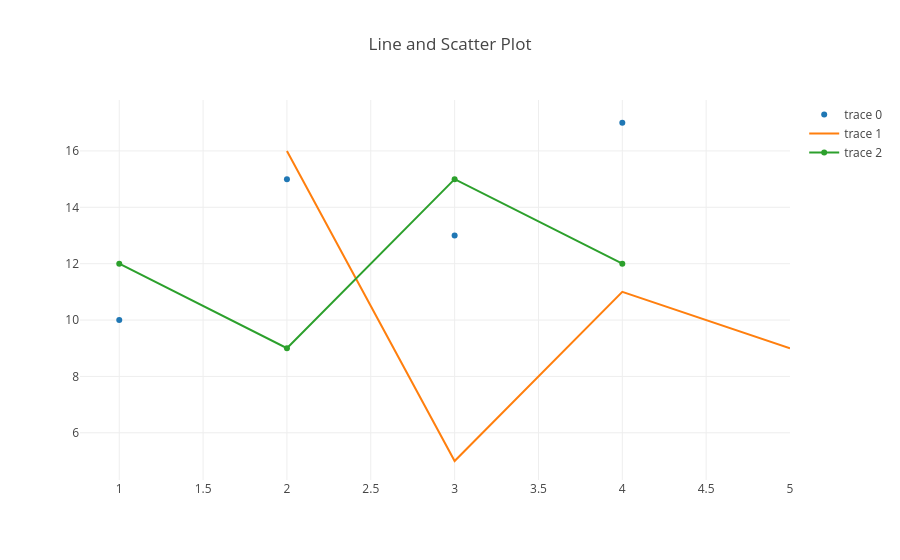

The notebook cell saved with this chart:
### Markdown cell above
## Line and Scatter Plot

### Code cell
val trace1 = Scatter(Seq(1, 2, 3, 4), Seq(10, 15, 13, 17))
  .withMode(ScatterMode(ScatterMode.Markers))

val trace2 = Scatter(Seq(2, 3, 4, 5), Seq(16, 5, 11, 9))
  .withMode(ScatterMode(ScatterMode.Lines))

val trace3 = Scatter(Seq(1, 2, 3, 4), Seq(12, 9, 15, 12))
  .withMode(ScatterMode(ScatterMode.Lines, ScatterMode.Markers))

val data = Seq(trace1, trace2, trace3)

val layout = Layout()
  .withTitle("Line and Scatter Plot")

plot(data, layout)

### Figure 1 — Plotly figure (JSON) as saved in the notebook; plotly's stock layout.template omitted (floating-point values rounded to 4 significant figures)
{"data": [{"mode": "markers", "type": "scatter", "x": [1.0, 2.0, 3.0, 4.0], "y": [10.0, 15.0, 13.0, 17.0]}, {"mode": "lines", "type": "scatter", "x": [2.0, 3.0, 4.0, 5.0], "y": [16.0, 5.0, 11.0, 9.0]}, {"mode": "lines+markers", "type": "scatter", "x": [1.0, 2.0, 3.0, 4.0], "y": [12.0, 9.0, 15.0, 12.0]}], "layout": {"title": "Line and Scatter Plot"}}
